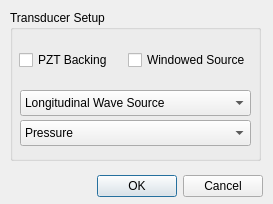
<?xml version="1.0" encoding="UTF-8"?>
<ui version="4.0">
 <class>advancedSetupDialog</class>
 <widget class="QDialog" name="advancedSetupDialog">
  <property name="geometry">
   <rect>
    <x>0</x>
    <y>0</y>
    <width>273</width>
    <height>204</height>
   </rect>
  </property>
  <property name="minimumSize">
   <size>
    <width>273</width>
    <height>204</height>
   </size>
  </property>
  <property name="maximumSize">
   <size>
    <width>273</width>
    <height>204</height>
   </size>
  </property>
  <property name="windowTitle">
   <string>Advanced Setup</string>
  </property>
  <property name="windowIcon">
   <iconset resource="resources.qrc">
    <normaloff>:/simModel.png</normaloff>:/simModel.png</iconset>
  </property>
  <widget class="QDialogButtonBox" name="buttonBox">
   <property name="geometry">
    <rect>
     <x>80</x>
     <y>170</y>
     <width>183</width>
     <height>32</height>
    </rect>
   </property>
   <property name="orientation">
    <enum>Qt::Horizontal</enum>
   </property>
   <property name="standardButtons">
    <set>QDialogButtonBox::Cancel|QDialogButtonBox::Ok</set>
   </property>
  </widget>
  <widget class="QGroupBox" name="groupBox">
   <property name="geometry">
    <rect>
     <x>10</x>
     <y>10</y>
     <width>251</width>
     <height>151</height>
    </rect>
   </property>
   <property name="title">
    <string>Transducer Setup</string>
   </property>
   <widget class="QWidget" name="horizontalLayoutWidget">
    <property name="geometry">
     <rect>
      <x>9</x>
      <y>30</y>
      <width>232</width>
      <height>41</height>
     </rect>
    </property>
    <layout class="QHBoxLayout" name="horizontalLayout">
     <item>
      <widget class="QCheckBox" name="backingCheckBox">
       <property name="focusPolicy">
        <enum>Qt::WheelFocus</enum>
       </property>
       <property name="text">
        <string>PZT Backing</string>
       </property>
      </widget>
     </item>
     <item>
      <widget class="QCheckBox" name="windowedSourceCheckBox">
       <property name="focusPolicy">
        <enum>Qt::WheelFocus</enum>
       </property>
       <property name="text">
        <string>Windowed Source</string>
       </property>
      </widget>
     </item>
    </layout>
   </widget>
   <widget class="QComboBox" name="waveSourceComboBox">
    <property name="geometry">
     <rect>
      <x>10</x>
      <y>80</y>
      <width>231</width>
      <height>26</height>
     </rect>
    </property>
    <item>
     <property name="text">
      <string>Longitudinal Wave Source</string>
     </property>
    </item>
    <item>
     <property name="text">
      <string>Shear Wave Source</string>
     </property>
    </item>
    <item>
     <property name="text">
      <string>Longitudinal and Shear Wave Sources</string>
     </property>
    </item>
   </widget>
   <widget class="QComboBox" name="sourceTypeComboBox">
    <property name="geometry">
     <rect>
      <x>10</x>
      <y>110</y>
      <width>231</width>
      <height>26</height>
     </rect>
    </property>
    <item>
     <property name="text">
      <string>Pressure</string>
     </property>
    </item>
    <item>
     <property name="text">
      <string>Displacement</string>
     </property>
    </item>
    <item>
     <property name="text">
      <string>Presure &amp; Displacement</string>
     </property>
    </item>
   </widget>
  </widget>
 </widget>
 <resources>
  <include location="resources.qrc"/>
 </resources>
 <connections>
  <connection>
   <sender>buttonBox</sender>
   <signal>accepted()</signal>
   <receiver>advancedSetupDialog</receiver>
   <slot>accept()</slot>
   <hints>
    <hint type="sourcelabel">
     <x>248</x>
     <y>254</y>
    </hint>
    <hint type="destinationlabel">
     <x>157</x>
     <y>274</y>
    </hint>
   </hints>
  </connection>
  <connection>
   <sender>buttonBox</sender>
   <signal>rejected()</signal>
   <receiver>advancedSetupDialog</receiver>
   <slot>reject()</slot>
   <hints>
    <hint type="sourcelabel">
     <x>316</x>
     <y>260</y>
    </hint>
    <hint type="destinationlabel">
     <x>286</x>
     <y>274</y>
    </hint>
   </hints>
  </connection>
 </connections>
</ui>
